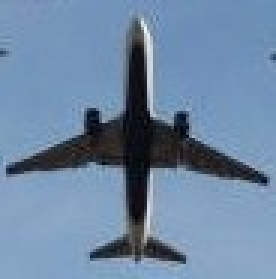
#> input picture Templa_Matching_Computer_Vision/TemplateIMG.jpeg, 92 x 93 px (shown 3 times larger)
$ jupyter execute Templa_Matching_Computer_Vision.ipynb
#> lines starting #> are read from the running program, lines starting #| are printed output that depends on the picture; after the words box and inside, x2 and y2 are one past the last pixel; in counts of white or black regions, pixels touching at a corner belong together
[cell 1]
import numpy as np
import cv2
from math import sqrt
import imutils
from matplotlib import pyplot as plt

Our template

[cell 2]
template = cv2.imread('TemplateIMG.jpeg',0)
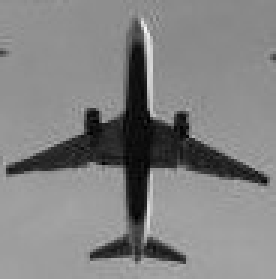
#> template: shape (93, 92) (shown 3 times larger); min 0, max 246, mean 130.4
plt.imshow(template, cmap = 'gray')

Our goal is to identify bounding box for each template in the source image

[cell 3]
source = cv2.imread('SourceIMG.jpeg',0)
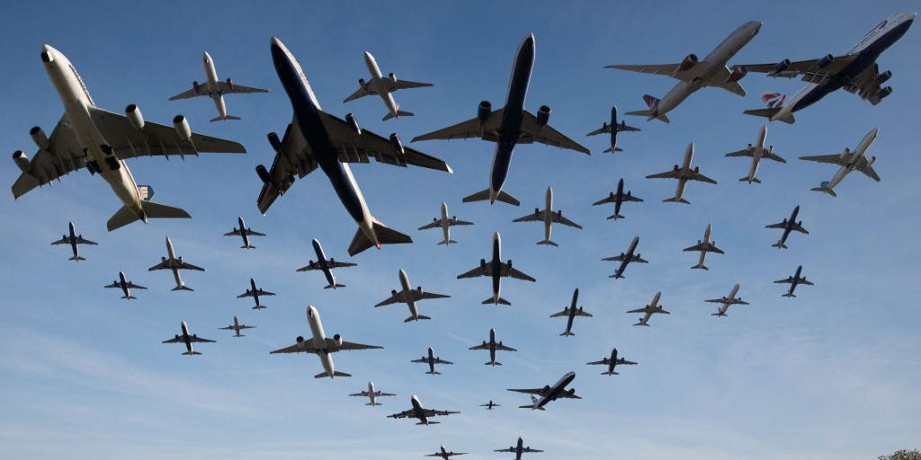
#> input picture Templa_Matching_Computer_Vision/SourceIMG.jpeg, 921 x 460 px
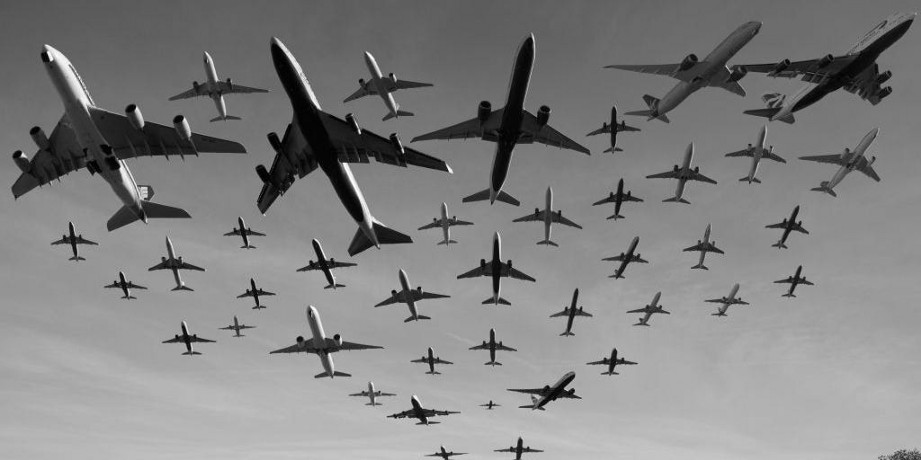
#> source: shape (460, 921); min 0, max 255, mean 129.8
plt.imshow(source, cmap = 'gray')

[cell 4]
# take the predominant color pixel from our template
# it will be usefull when we rotate the template, the black values will be replaced by our pixel value
value_counts = np.unique(template, return_counts = True)
pxVal = value_counts[0][np.argmax(value_counts[1])]
#> pxVal = 144

[cell 5]
# We will resize the template between a given range
startWidth = 30
stopWidth = 270
stepWidth = 5
template = imutils.resize(template, width = startWidth)
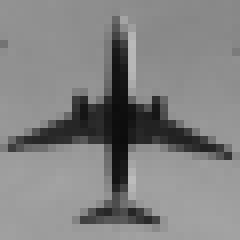
#> template: shape (30, 30) (shown 8 times larger); min 12, max 188, mean 130.4

[cell 6]
# Also, we wil rotate the template within a given range with a step
start = -40
finish = 40
stepRot = 5

[cell 7]
#storage for our bounding box coordinates
listCornerPoints = []

[cell 8]
thDist = 45 # it is used to compare the distance between our bounding box. We don't want two or more rectangles to overlap on the same template
threshold = 0.63 # confident threshold for template matching

[cell 9]
while startWidth < stopWidth:
    template = imutils.resize(template, width = startWidth)
    h,w = template.shape
    (cX, cY) = (w // 2, h // 2)
    start = -40
    finish = 40
    while start < finish:
        M = cv2.getRotationMatrix2D((cX, cY),start, 1.0)
        rotated = cv2.warpAffine(template, M, (w, h))
        rotated = np.where(rotated == 0, pxVal, rotated) # replace the black values with predominant pixel value for original template
        res = cv2.matchTemplate(source,rotated,cv2.TM_CCOEFF_NORMED) # it returns a matrix with the difference between template and every region from source image
        loc = np.where(res > threshold) # get only confident values higher that a threshold
        width,height = rotated.shape
        for i in range(len(loc[0])):
            x1 = loc[0][i]
            y1 = loc[1][i]
            x2 = x1 + width
            y2 = y1 + height
            cornerPoints = [x1,y1,x2,y2] # bounding box for actual template matching
            ok = 0
            for (a1,a2,b1,b2) in listCornerPoints: # check for prevent the overlap
                if sqrt(pow(a1-x1,2)+pow(a2-y1,2)) < thDist or sqrt(pow(b1-x2,2)+pow(b2-y2,2)) < thDist:
                    ok = 1
            if ok == 0:
                listCornerPoints.append(cornerPoints)
        start +=stepRot
        h,w = rotated.shape
        (cX, cY) = (w // 2, h // 2)
    startWidth = startWidth + stepWidth
#> this loop made 48 passes
#> pass 2, `template = imutils.resize(template, width = startWidth)`:
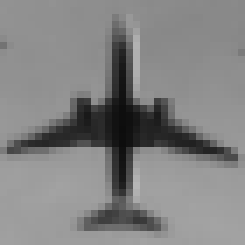
#> template: shape (35, 35) (shown 7 times larger); min 13, max 182, mean 130.3
#> pass 3, `template = imutils.resize(template, width = startWidth)`:
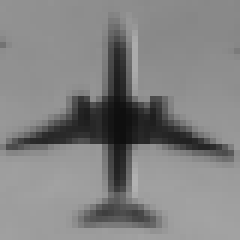
#> template: shape (40, 40) (shown 6 times larger); min 15, max 178, mean 130.2
#> after the loop:
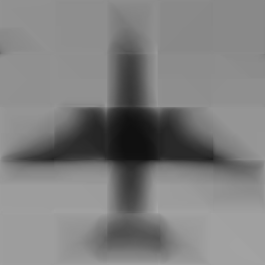
#> template: shape (265, 265); min 16, max 167, mean 126.8
#> after the loop, listCornerPoints = 26 items, first 6: [227, 532, 257, 562], [330, 478, 360, 508], [343, 416, 373, 446], [277, 240, 307, 270], [229, 688, 264, 723], [109, 597, 144, 632]; startWidth = 270

[cell 10]
print(f'Number of airplanes  : {len(listCornerPoints)}')
#| Number of airplanes  : 26
for (x1,y1,x2,y2) in listCornerPoints:
    cv2.rectangle(source,(y1,x1),(y2,x2),(255,0,0),2)
#> this loop made 26 passes
#> (x1, y1, x2, y2) on passes 1 to 12: (227, 532, 257, 562), (330, 478, 360, 508), (343, 416, 373, 446), (277, 240, 307, 270), (229, 688, 264, 723), (109, 597, 144, 632), (179, 602, 214, 637), (220, 55, 255, 90), (266, 105, 301, 140), (293, 555, 328, 590), (342, 595, 377, 630), (213, 225, 248, 260)
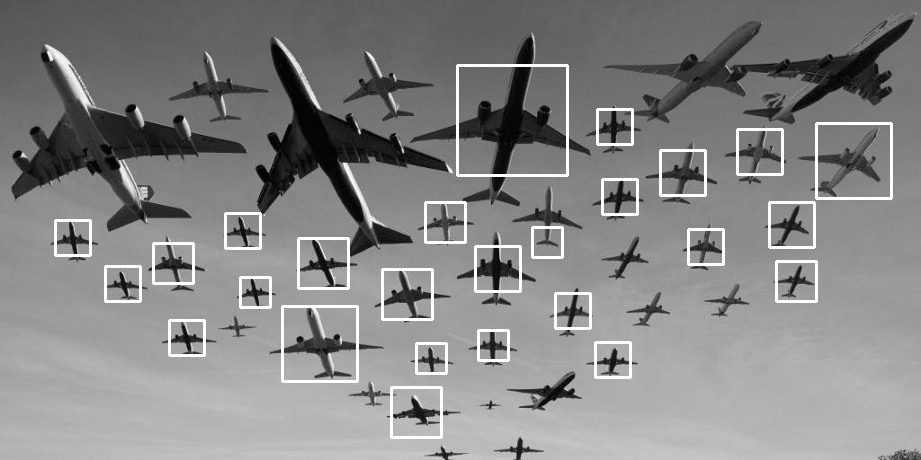
#> source: shape (460, 921); 3.22% of pixels changed, all inside (x1, y1, x2, y2) = (54, 64, 893, 439)
plt.imshow(source,cmap='gray')
cv2.destroyAllWindows()
cv2.imwrite('result.jpeg',source)
#> Out = True
